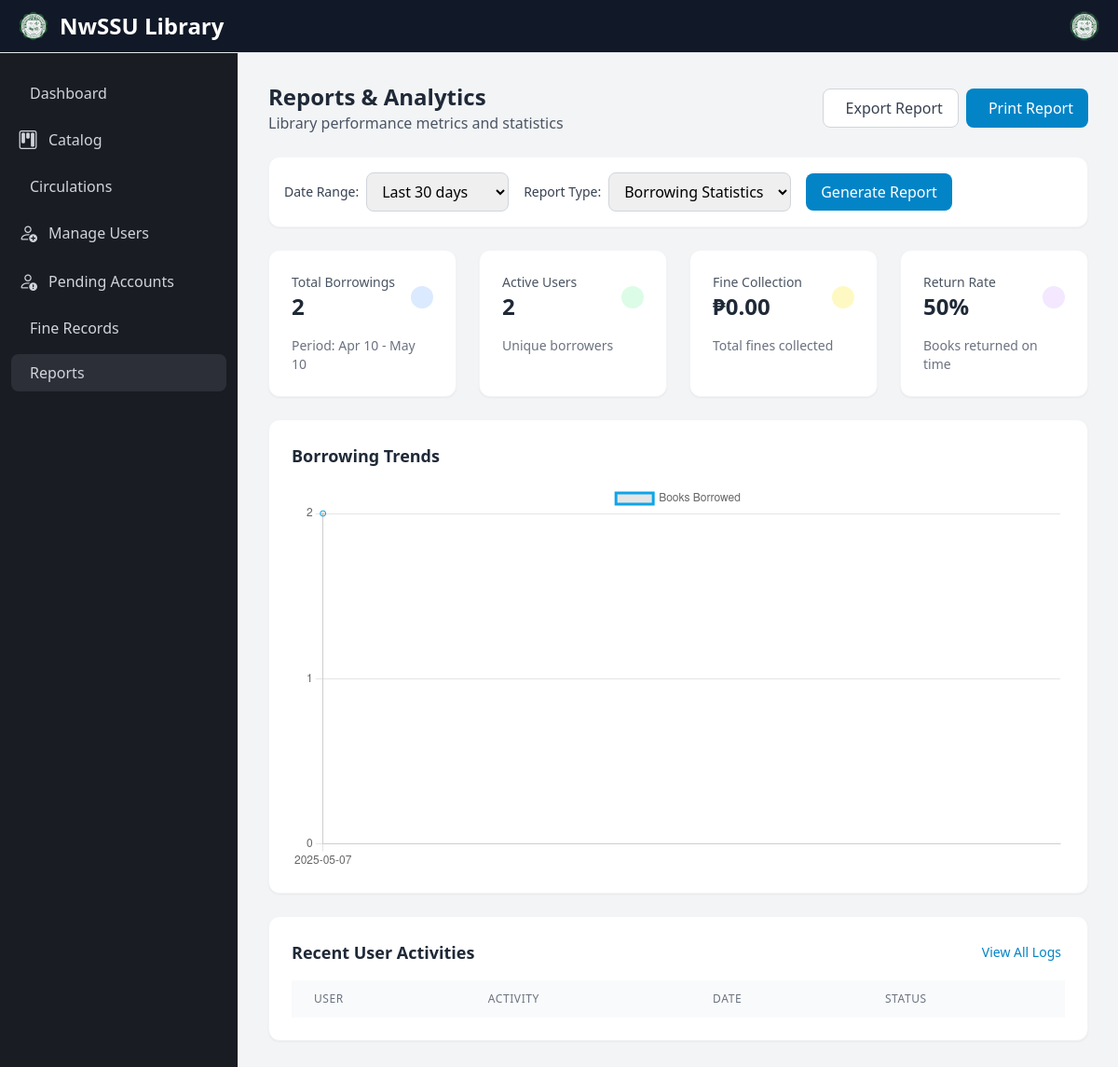
Page /admin_panel/reports.php on the earlier database version.
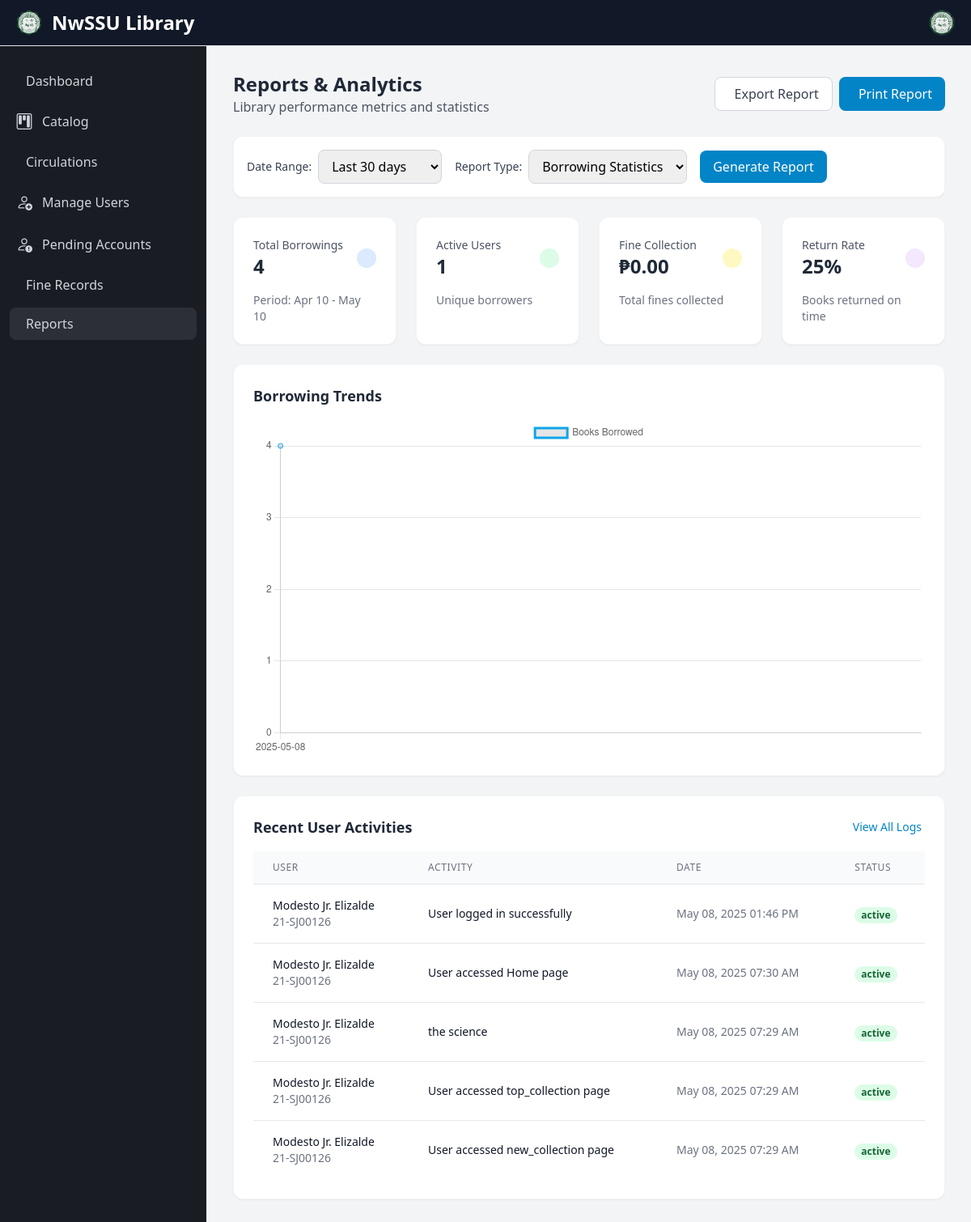
Same page on the later database version.
### tables this page shows
CREATE TABLE `activities` (
  `activity_id` int(50) NOT NULL,
  `user_id` varchar(250) NOT NULL,
  `activity_type` varchar(250) NOT NULL,
  `activity_details` varchar(250) NOT NULL,
  `activity_date` varchar(250) NOT NULL,
  `status` varchar(50) NOT NULL
);

CREATE TABLE `user_info` (
  `id` int(50) NOT NULL,
  `user_id` varchar(50) NOT NULL,
  `first_name` varchar(250) NOT NULL,
  `middle_name` varchar(250) NOT NULL,
  `last_name` varchar(250) NOT NULL,
  `patron_type` varchar(250) NOT NULL,
  `email` varchar(300) NOT NULL,
  `address` varchar(300) NOT NULL,
  `password` varchar(250) NOT NULL,
  `images` varchar(300) DEFAULT NULL,
  `status` varchar(50) NOT NULL,
  `account_status` varchar(50) NOT NULL
);

### admin_panel/reports.php (the view, shortened to what the rows shown need)
<?php
include '../admin_panel/side_nav.php';
$dateRange = $_GET['date_range'] ?? 'last_30_days';
$endDate = date('Y-m-d');
switch ($dateRange) {
    case 'last_30_days':
        $startDate = date('Y-m-d', strtotime('-30 days'));
        break;
}
try {
    $activitiesQuery = $conn->prepare("
        SELECT a.*, u.first_name, u.last_name
        FROM activities a
        LEFT JOIN user_info u ON a.user_id = u.user_id
        ORDER BY a.activity_date DESC
        LIMIT 5
    ");
    $activitiesQuery->execute();
    $recentActivities = $activitiesQuery->fetchAll(PDO::FETCH_ASSOC);
    $trendsQuery = $conn->prepare("
        SELECT
            DATE(borrowed_date) as date,
            COUNT(*) as borrowed_count
        FROM borrowed_books
        WHERE borrowed_date BETWEEN ? AND ?
        GROUP BY DATE(borrowed_date)
        ORDER BY date
    ");
    $trendsQuery->execute([$startDate, $endDate]);
    $borrowingTrends = $trendsQuery->fetchAll(PDO::FETCH_ASSOC);
} catch (PDOException $e) {
    echo "Error: " . $e->getMessage();
    exit();
}
?>
<!DOCTYPE html>
<html lang="en">
<head>
    <script src="https://cdn.tailwindcss.com"></script>
    <link href="https://cdn.lineicons.com/4.0/lineicons.css" rel="stylesheet" />
</head>
<body class="bg-gray-50">
    <div class="p-4 lg:ml-64 mt-14">
        <div class="p-4 rounded-lg">
            <div class="flex flex-col md:flex-row justify-between items-start md:items-center mb-6">
                <div>
                    <h1 class="text-2xl font-bold text-gray-800">Reports & Analytics</h1>
                </div>
            </div>
            <div class="bg-white rounded-xl shadow-sm p-6 border border-gray-100 mb-6">
                <div class="overflow-x-auto">
                    <table class="min-w-full divide-y divide-gray-200">
                        <thead class="bg-gray-50">
                            <tr>
                                <th class="px-6 py-3 text-left text-xs font-medium text-gray-500 uppercase tracking-wider">User</th>
                                <th class="px-6 py-3 text-left text-xs font-medium text-gray-500 uppercase tracking-wider">Activity</th>
                                <th class="px-6 py-3 text-left text-xs font-medium text-gray-500 uppercase tracking-wider">Date</th>
                                <th class="px-6 py-3 text-left text-xs font-medium text-gray-500 uppercase tracking-wider">Status</th>
                            </tr>
                        </thead>
                        <tbody class="bg-white divide-y divide-gray-200">
                            <?php foreach ($recentActivities as $activity): ?>
                            <tr>
                                <td class="px-6 py-4 whitespace-nowrap">
                                    <div class="text-sm font-medium text-gray-900">
                                        <?= htmlspecialchars($activity['first_name'] . ' ' . $activity['last_name']) ?>
                                    </div>
                                    <div class="text-sm text-gray-500">
                                        <?= htmlspecialchars($activity['user_id']) ?>
                                    </div>
                                </td>
                                <td class="px-6 py-4">
                                    <div class="text-sm text-gray-900">
                                        <?= htmlspecialchars($activity['activity_details']) ?>
                                    </div>
                                </td>
                                <td class="px-6 py-4 whitespace-nowrap text-sm text-gray-500">
                                    <?= date('M d, Y h:i A', strtotime($activity['activity_date'])) ?>
                                </td>
                                <td class="px-6 py-4 whitespace-nowrap">
                                    <span class="px-2 inline-flex text-xs leading-5 font-semibold rounded-full
                                        <?= $activity['status'] === 'active' ? 'bg-green-100 text-green-800' : 'bg-red-100 text-red-800' ?>">
                                        <?= htmlspecialchars($activity['status']) ?>
                                    </span>
                                </td>
                            </tr>
                            <?php endforeach; ?>
                        </tbody>
                    </table>
                </div>
            </div>
        </div>
    </div>
    <script>
        // Initialize Charts
        document.addEventListener('DOMContentLoaded', function() {
            // Borrowing Trends Chart
            const borrowingTrendsCtx = document.getElementById('borrowingTrendsChart').getContext('2d');
            new Chart(borrowingTrendsCtx, {
                type: 'line',
                data: {
                    labels: <?= json_encode(array_column($borrowingTrends, 'date')) ?>,
                    datasets: [{
                        label: 'Books Borrowed',
                        data: <?= json_encode(array_column($borrowingTrends, 'borrowed_count')) ?>,
                        borderColor: '#0ea5e9',
                        tension: 0.4,
                        fill: false
                    }]
                },
                options: {
                    responsive: true,
                    plugins: {
                        legend: {
                            position: 'top',
                        }
                    },
                    scales: {
                        y: {
                            beginAtZero: true,
                            ticks: {
                                stepSize: 1
                            }
                        }
                    }
                }
            });
        });
        // Export Report
        function exportReport() {
            const dateRange = document.querySelector('select[name="date_range"]').value;
            const reportType = document.querySelector('select[name="report_type"]').value;
            window.location.href = `export_report.php?date_range=${dateRange}&report_type=${reportType}`;
        }
        // Print Report
        function printReport() {
            window.print();
        }
    </script>
</body>
</html>

Differences in the rows shown:
added activities: user_info.first_name+last_name "Modesto Jr. Elizalde", user "21-SJ00126", activity_details "User logged in successfully", activity_date "May 08, 2025 01:46 PM", status "active"
added activities: user_info.first_name+last_name "Modesto Jr. Elizalde", user "21-SJ00126", activity_details "User accessed Home page", activity_date "May 08, 2025 07:30 AM", status "active"
added activities: user_info.first_name+last_name "Modesto Jr. Elizalde", user "21-SJ00126", activity_details "the science", activity_date "May 08, 2025 07:29 AM", status "active"
added activities: user_info.first_name+last_name "Modesto Jr. Elizalde", user "21-SJ00126", activity_details "User accessed top_collection page", activity_date "May 08, 2025 07:29 AM", status "active"
added activities: user_info.first_name+last_name "Modesto Jr. Elizalde", user "21-SJ00126", activity_details "User accessed new_collection page", activity_date "May 08, 2025 07:29 AM", status "active"
Other differences:
$totalBorrowed: "2" → "4"
$activeUsers: "2" → "1"
$returnRate: "50" → "25"
chart data {{ json_encode(array_column($borrowingTrends, 'date')) }}: ["2025-05-07"] → ["2025-05-08"]
